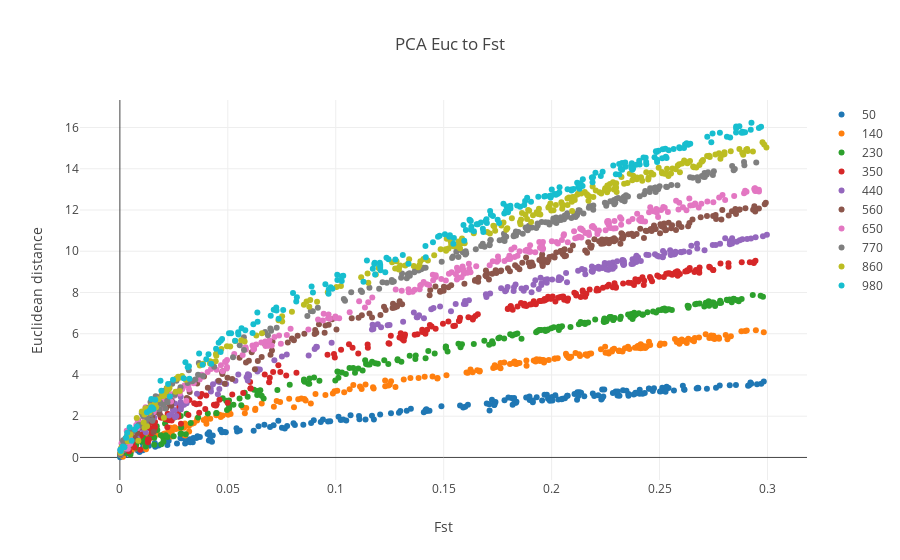

Here is the notebook cell this chart was saved with:
### Code cell
N_show= 10

showcase= np.linspace(0,len(Haps_seq) - 1,N_show)

fig= [go.Scatter(
    x= [np.exp(x) for x in Fst_euc_dict[Haps_seq[int(sel)]]['fst']],
    y= [np.exp(x) for x in Fst_euc_dict[Haps_seq[int(sel)]]['Euclidean']],
    mode= 'markers',
    name= str(Haps_seq[int(sel)])
) for sel in showcase]

layout = go.Layout(
    title= 'PCA Euc to Fst',
    yaxis=dict(
        title='Euclidean distance'),
    xaxis=dict(
        title='Fst')
)

fig= go.Figure(data=fig, layout=layout)
iplot(fig)

### Figure 1 — Plotly figure (JSON) as saved in the notebook; plotly's stock layout.template omitted (floating-point values rounded to 4 significant figures; data arrays with more than 128 entries replaced by an {"elided": "..."} marker saying what was removed)
{"data": [{"mode": "markers", "name": "50", "type": "scatter", "uid": "93f18084-27db-4b70-b651-dcfbef45d2f6", "x": {"elided": "197 float values"}, "y": {"elided": "197 float values"}}, {"mode": "markers", "name": "140", "type": "scatter", "uid": "65e279c8-902f-4e06-9da6-8703f12ad008", "x": {"elided": "219 float values"}, "y": {"elided": "219 float values"}}, {"mode": "markers", "name": "230", "type": "scatter", "uid": "90636fd3-2b4a-465d-81b0-9457f53bd5ad", "x": {"elided": "217 float values"}, "y": {"elided": "217 float values"}}, {"mode": "markers", "name": "350", "type": "scatter", "uid": "a82cf49e-d9dd-4171-9224-ee44bba9ed2c", "x": {"elided": "216 float values"}, "y": {"elided": "216 float values"}}, {"mode": "markers", "name": "440", "type": "scatter", "uid": "4287bfe1-55a9-4a62-846b-584247e9d4ea", "x": {"elided": "212 float values"}, "y": {"elided": "212 float values"}}, {"mode": "markers", "name": "560", "type": "scatter", "uid": "27a568b4-7a18-4bb1-b477-f25d48700e4f", "x": {"elided": "226 float values"}, "y": {"elided": "226 float values"}}, {"mode": "markers", "name": "650", "type": "scatter", "uid": "10843c30-67ea-4bd6-8ab3-bed2ab4de371", "x": {"elided": "251 float values"}, "y": {"elided": "251 float values"}}, {"mode": "markers", "name": "770", "type": "scatter", "uid": "7f76f490-0b5d-4b11-b4a4-60aa11bb8549", "x": {"elided": "220 float values"}, "y": {"elided": "220 float values"}}, {"mode": "markers", "name": "860", "type": "scatter", "uid": "52706a24-4bf3-4de6-8fc5-526eef329485", "x": {"elided": "239 float values"}, "y": {"elided": "239 float values"}}, {"mode": "markers", "name": "980", "type": "scatter", "uid": "45bbb7be-0d25-4d58-b164-4f62f2e4921d", "x": {"elided": "221 float values"}, "y": {"elided": "221 float values"}}], "layout": {"title": "PCA Euc to Fst", "xaxis": {"title": "Fst"}, "yaxis": {"title": "Euclidean distance"}}}
